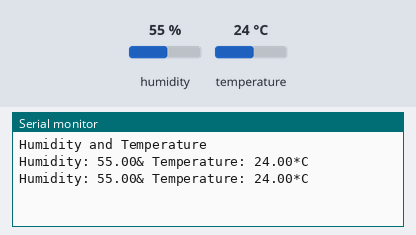
Simulated run of this sketch. Board: Arduino Uno, built with avr-gcc and run on an emulated ATmega328P. On the bench: the last lines printed to the serial monitor. The test bench sets the inputs (shaded band); at power-on: humidity 55 %, temperature 24 °C.

Above: at 4.8 s.
4.9 s: humidity set to 22 %
At 7.2 s:
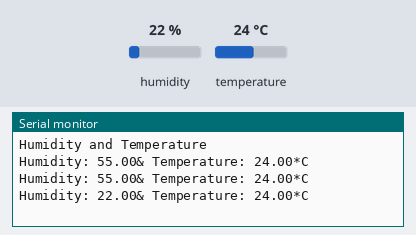
7.9 s: temperature set to 12 °C
At 8.4 s:
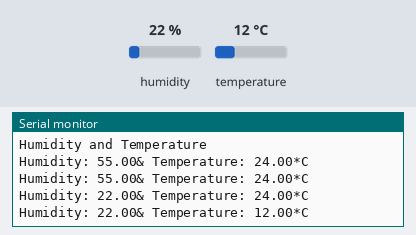
10.9 s: humidity set to 40 %
At 13.3 s:
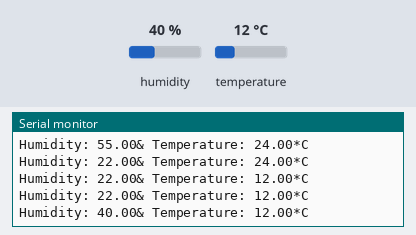
Timing chart, 0 to 14.8 s (numbered marks = the images above; inputs shaded):
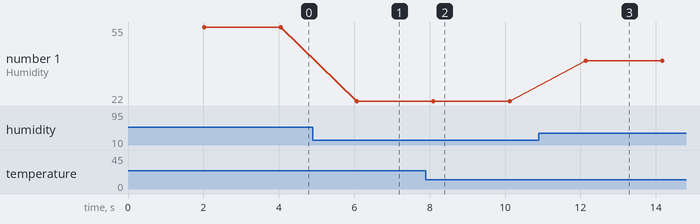

Measured:
- after the input at 4.9 s, the serial monitor: prints a new line after 1.2 s (image 1)
- after the input at 7.9 s, the serial monitor: prints a new line after 0.20 s (image 2)
- after the input at 10.9 s, the serial monitor: prints a new line after 1.2 s (image 3)
- plotted number 1: 55 → 22 after the input at 4.9 s, 22 → 40 after the input at 10.9 s

The sketch:

Lesson-10-DHT-Sensor.ino
```cpp
#include "DHT.h"


// Arduino pin connected to DHTdata pin
#define DHTPIN 2

// Type of DHT sensor
#define DHTTYPE DHT11

//Initialize DHT sensor
DHT dht(DHTPIN, DHTTYPE);

void setup() {
  // put your setup code here, to run once:
  Serial.begin(9600);
  Serial.println("Humidity and Temperature");

  //Start the sensor.
  dht.begin();
}

void loop() {
  // put your main code here, to run repeatedly:

  delay(2000);

  //read humidity
  float h = dht.readHumidity();

  // read temp as celsius (the default)

  float t = dht.readTemperature();

  //send data to serial monitor
  Serial.print("Humidity: ");
  Serial.print(h);
  Serial.print("& Temperature: ");
  Serial.print(t);
  Serial.println("*C");
}
```
